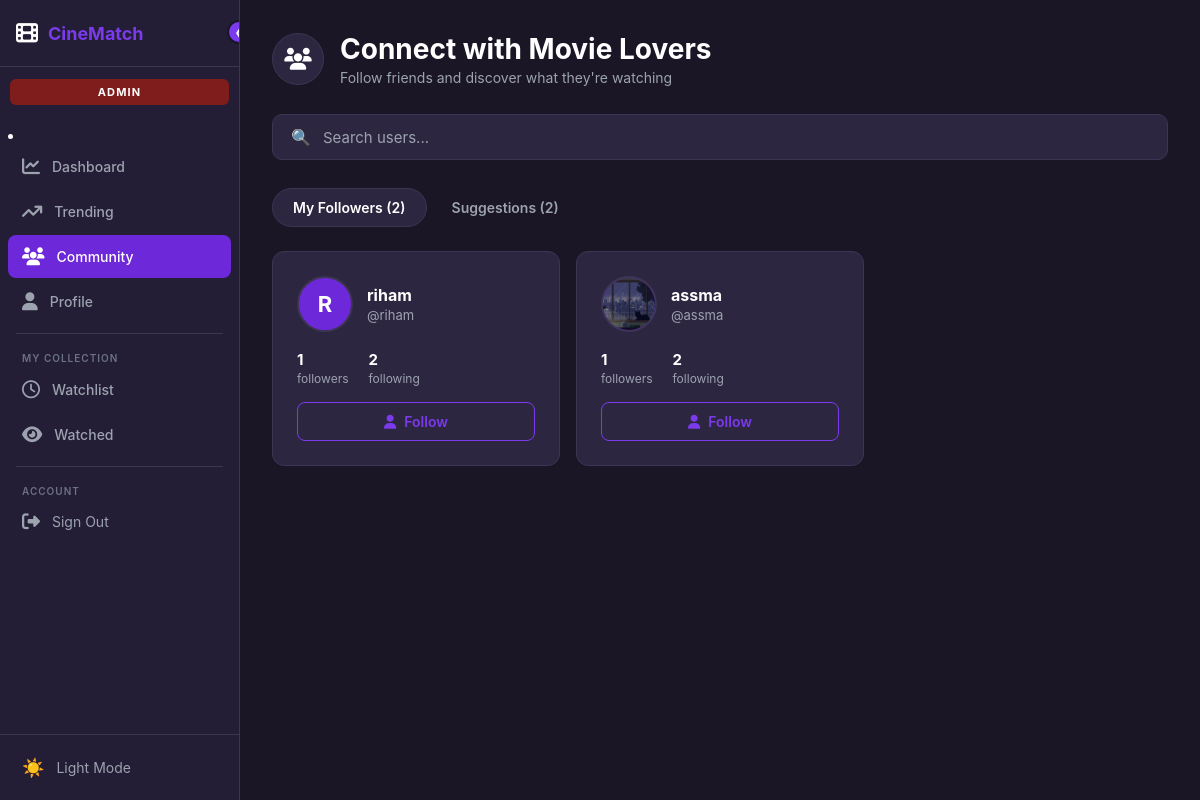
The page /users/community/ (signed in) on the database as committed earlier.
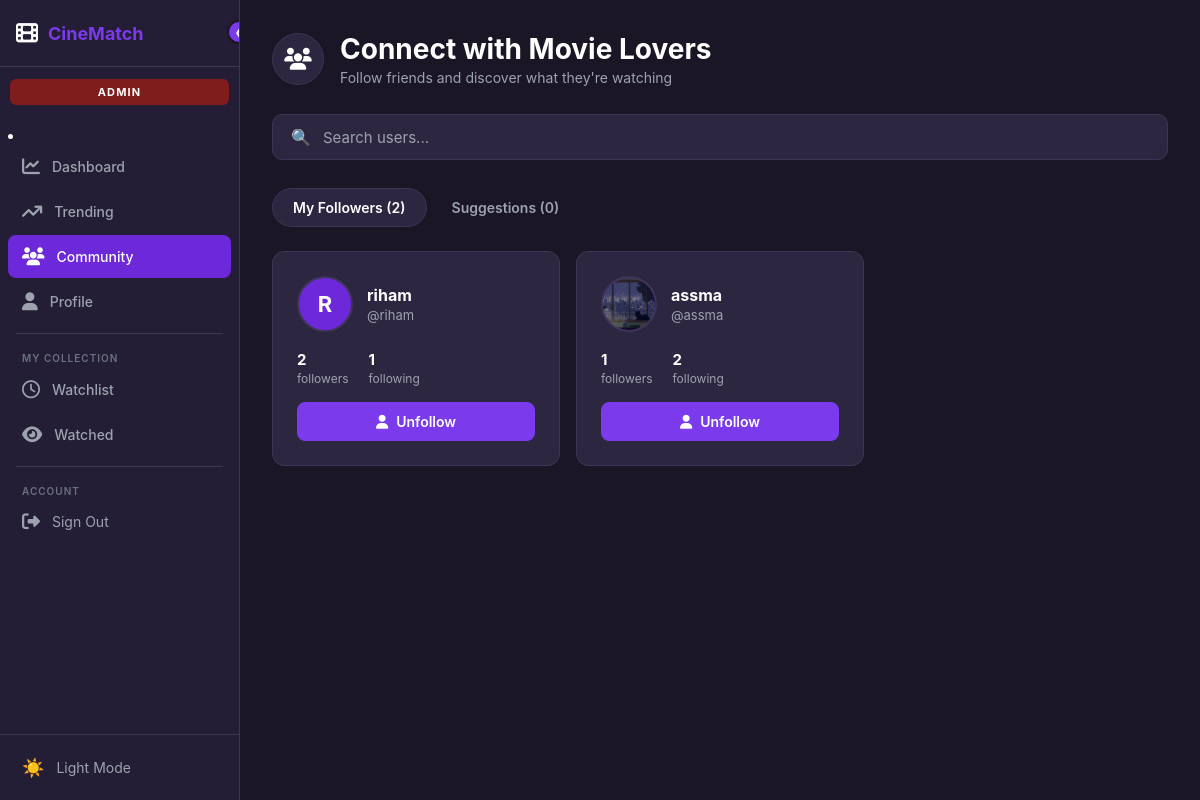
The same page on the database as committed later.
### users/models.py (models this page shows, shortened)
class User(AbstractUser):
    avatar = models.ImageField(upload_to='avatars/', blank=True, null=True)
    bio = models.TextField(blank=True)
    genre_test_done = models.BooleanField(default=False)
    favorite_genres = models.JSONField(default=list, blank=True)
    following = models.ManyToManyField(
        'self',
        symmetrical=False,
        related_name='followers',
        blank=True
    )
    def get_followers_count(self):
        return self.followers.count()
    def get_following_count(self):
        return self.following.count()

### users/views.py (the view)
# urls.py: path('community/', views.community_view, name='community'),
@login_required
def community_view(request):
    query = request.GET.get('q', '').strip()
    tab = request.GET.get('tab', 'followers')
    following_ids = set(request.user.following.values_list('id', flat=True))
    if query:
        users = User.objects.exclude(id=request.user.id).filter(
            Q(username__icontains=query)
        )
    elif tab == 'followers':
        users = request.user.followers.all()
    else:
        users = User.objects.exclude(id=request.user.id).exclude(id__in=following_ids)
    context = {
        'users': users,
        'following_ids': following_ids,
        'tab': tab,
        'query': query,
        'followers_count': request.user.followers.count(),
        'suggestions_count': User.objects.exclude(id=request.user.id).exclude(id__in=following_ids).count(),
    }
    return render(request, 'users/community.html', context)

### templates/users/community.html (shortened to what this page needs)
{% extends 'base.html' %}
{% block content %}
<div class="community-wrap">
  <div class="page-header">
    <div class="page-header-icon"><i class="fa-solid fa-users"></i></div>
    <div>
      <h1>Connect with Movie Lovers</h1>
      <p>Follow friends and discover what they're watching</p>
    </div>
  </div>
  <form method="GET">
    <div class="search-bar">
      🔍
      <input type="text" name="q" value="{{ query }}" placeholder="Search users..." autocomplete="off">
    </div>
  </form>
  <div class="tabs-bar">
    <a href="?tab=followers" class="tab-btn {% if tab == 'followers' %}active{% endif %}">
      My Followers ({{ followers_count }})
    </a>
    <a href="?tab=suggestions" class="tab-btn {% if tab == 'suggestions' %}active{% endif %}">
      Suggestions ({{ suggestions_count }})
    </a>
  </div>
  {% if users %}
    <div class="users-grid">
      {% for u in users %}
        <div class="user-card">
          <div class="user-card-top">
            <div class="user-av">
              {% if u.avatar %}
                <img src="{{ u.avatar.url }}" alt="{{ u.username }}">
              {% else %}
                {{ u.username|first|upper }}
              {% endif %}
            </div>
            <div>
              <a href="{% url 'profile_by_username' u.username %}" class="user-name">{{ u.username }}</a>
              <div class="user-handle">@{{ u.username }}</div>
            </div>
          </div>
          <div class="user-stats">
            <div class="user-stat">
              <div class="num">{{ u.get_followers_count }}</div>
              <div class="lbl">followers</div>
            </div>
            <div class="user-stat">
              <div class="num">{{ u.get_following_count }}</div>
              <div class="lbl">following</div>
            </div>
          </div>
          <a href="{% url 'follow' u.id %}?next=/users/community/?tab={{ tab }}"
             class="follow-btn {% if u.id in following_ids %}following{% endif %}">
            {% if u.id in following_ids %}<i class="fa-solid fa-user"></i> Unfollow{% else %}<i class="fa-solid fa-user"></i> Follow{% endif %}
          </a>
        </div>
      {% endfor %}
    </div>
  {% endif %}
</div>
{% endblock %}

Rows that differ between the two databases and show on the page:
changed User "riham": get_followers_count "1" → "2"; get_following_count "2" → "1"; text "Follow" → "Unfollow"
changed User "assma": text "Follow" → "Unfollow"
Other text that changed with them:
{{ suggestions_count }}: "2" → "0"
